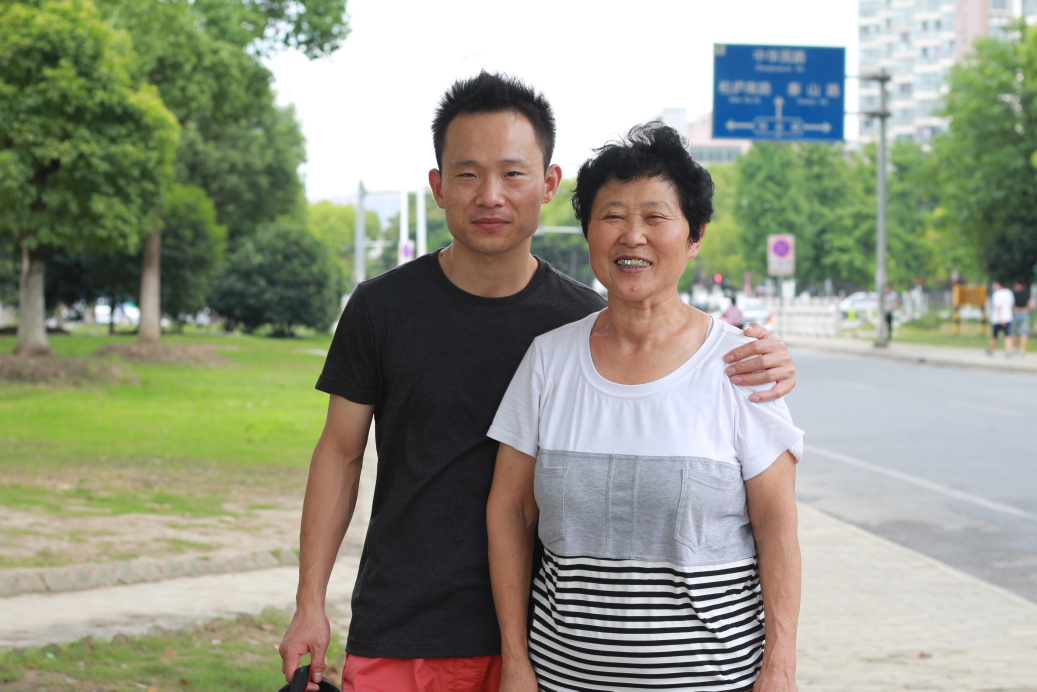
#> input picture Opencv-Python/人脸识别/test_data/IMG_1932.JPG, 5184 x 3456 px (shown at 1/5 size)
$ python -i face_recognition.py   (imports and definitions only)
#> lines starting #> are read from the running program, lines starting #| are printed output that depends on the picture; after the words box and inside, x2 and y2 are one past the last pixel; in counts of white or black regions, pixels touching at a corner belong together
#> further down, picture is the input picture: shape (3456, 5184, 3); mean B, G, R 133.6, 150.9, 147.9
# _*_ coding: utf-8 _*_
# @Time     : 2019/8/14 16:46
# @Author   : Ole211
# @Site     :
# @File     : face_recognition.py
# @Software : PyCharm

import os
import numpy as np
import cv2
import time


# 图片马赛克效果
def imageMosaic(img):
    w, h = img.shape[:2]
    step = 5
    for i in range(w - step):
        for j in range(h - step):
            if i % step == 0 and j % step == 0:
                for m in range(step):
                    for n in range(step):
                        img[i + m, j + n] = img[i, j]

    return img


# 人脸检测
def detect_face(img):
    gray = cv2.cvtColor(img, cv2.COLOR_BGR2GRAY)
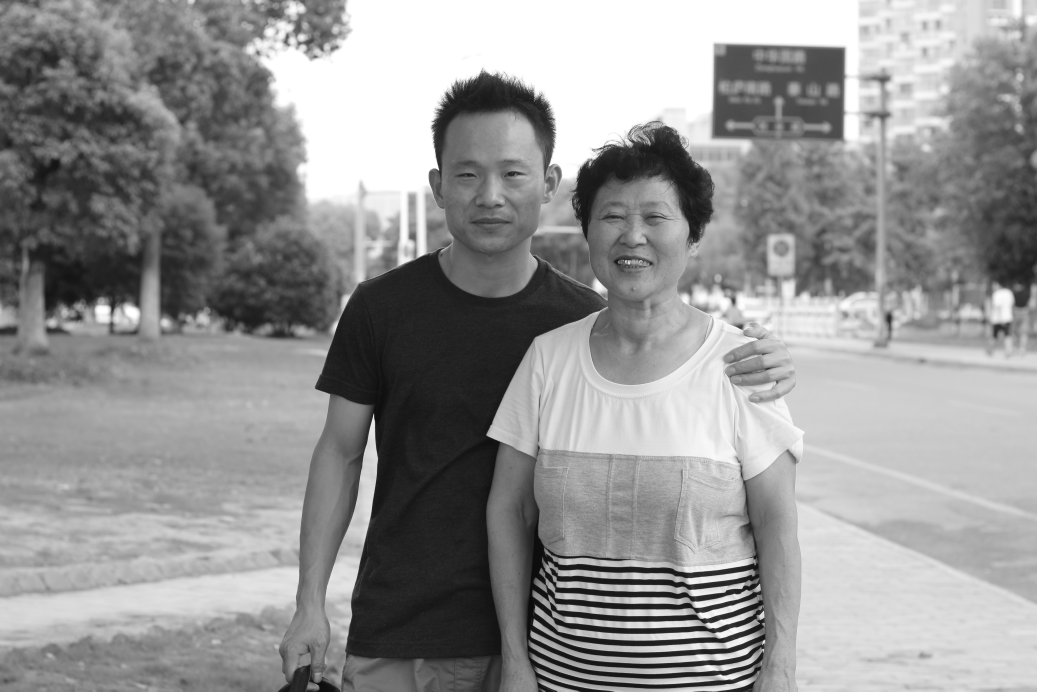
#> gray: shape (3456, 5184) (shown at 1/5 size); min 0, max 255, mean 148
    face_cascade = cv2.CascadeClassifier('./haarcascade_frontalface_default.xml')
    faces = face_cascade.detectMultiScale(gray, scaleFactor=1.2, minNeighbors=5)
#> faces = [[1722, 3277, 66, 66], [2918, 884, 523, 523], [2140, 626, 639, 639]]
    if len(faces) == 0:
        return None, None, None
    x, y, w, h = faces[0]
#> x = 1722; y = 3277; w = 66; h = 66
    return gray[y:y + w, x:x + h], faces[0], faces


def prepare_training_data(data_folder_path):
    dirs = os.listdir(data_folder_path)
    faces = []
    labels = []
    for dir_name in dirs:
        label = int(dir_name)
        subject_dir_path = data_folder_path + '/' + dir_name
        subject_images_names = os.listdir(subject_dir_path)
        for image_name in subject_images_names:
            image_path = subject_dir_path + '/' + image_name
            image = cv2.imread(image_path)
            image = cv2.resize(image, (520, 340))
            cv2.imshow('Training on image...', image)
            cv2.waitKey(10)
            face, rect, _ = detect_face(image)
            if face is not None:
                faces.append(face)
                labels.append(label)
    cv2.waitKey(1)
    cv2.destroyAllWindows()
    return faces, labels


def draw_rectangle(img, rect):
    x, y, w, h = rect
    cv2.rectangle(img, (x, y), (x + w, y + h), (150, 150, 0), 2)


def paint_chinese_opencv(img, chinese, position, fontsize, color):  # opencv输出中文
    from PIL import Image, ImageFont, ImageDraw
    img_PIL = Image.fromarray(cv2.cvtColor(img, cv2.COLOR_BGR2RGB))  # 图像从OpenCV格式转换成PIL格式
    font = ImageFont.truetype('./simhei.ttf', fontsize, encoding="utf-8")
    # color = (255,0,0) # 字体颜色
    # position = (100,100)# 文字输出位置
    draw = ImageDraw.Draw(img_PIL)
    draw.text(position, chinese, font=font, fill=color)  # PIL图片上打印汉字 # 参数1：打印坐标，参数2：文本，参数3：字体颜色，参数4：字体
    img = cv2.cvtColor(np.asarray(img_PIL), cv2.COLOR_RGB2BGR)  # PIL图片转cv2 图片
    cv2.imshow('PIL_opencv', img)


def draw_text(img, text, x, y):
    paint_chinese_opencv(img, text, (x, y), 28, (0, 150, 150))

    # cv2.putText(img, text, (x, y), cv2.FONT_HERSHEY_SIMPLEX, 1, (150, 150, 0), 2 )


# subjects = ['帅斌', '帅旗', '子轩', '妈']
subjects = ['shuaibin', 'shuaiqi', 'zixuan', 'ma']


def predict(test_img):
    img = test_img.copy()
    _, _, faces = detect_face(img)
    for face in faces:
        x, y, w, h = face
        cv2.rectangle(img, (x, y), (x + w, y + h), (0, 150, 150), 5)
        face_rect = img[y:y + w, x:x + h]
        # 马赛克化
        face_rect = imageMosaic(face_rect)
        face_rect = cv2.cvtColor(face_rect, cv2.COLOR_BGR2GRAY)
        label = face_recognizer.predict(face_rect)
        label_text = subjects[label[0]]
        cv2.putText(img, label_text, (x, y), cv2.FONT_HERSHEY_SIMPLEX, 1, (150, 150, 0), 2)
#> this loop made 1 pass
#> pass 1, in predict, `face_rect = img[y:y + w, x:x + h]`:
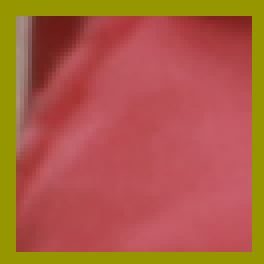
#> face_rect: shape (66, 66, 3) (shown 4 times larger); mean B, G, R 67.2, 92.6, 173.7
#> pass 1, in predict, `face_rect = imageMosaic(face_rect)`:
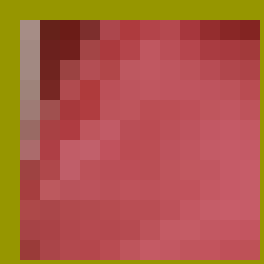
#> face_rect: shape (66, 66, 3) (shown 4 times larger); mean B, G, R 69.6, 90.9, 174
#> pass 1, in predict, `face_rect = cv2.cvtColor(face_rect, cv2.COLOR_BGR2GRAY)`:
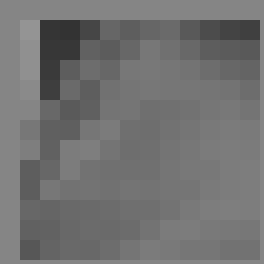
#> face_rect: shape (66, 66) (shown 4 times larger); min 51, max 148, mean 113.3
        # [8 lines of commented-out code are left out]

    return img


# [19 lines not run here, left out]

>>> import cv2
>>> picture = cv2.imread('test_data/IMG_1932.JPG')
#> (the run stopped early here; a loop or call above may not have finished)

$ run again, on Opencv-Python/人脸识别/test_data/IMG_1946.JPG
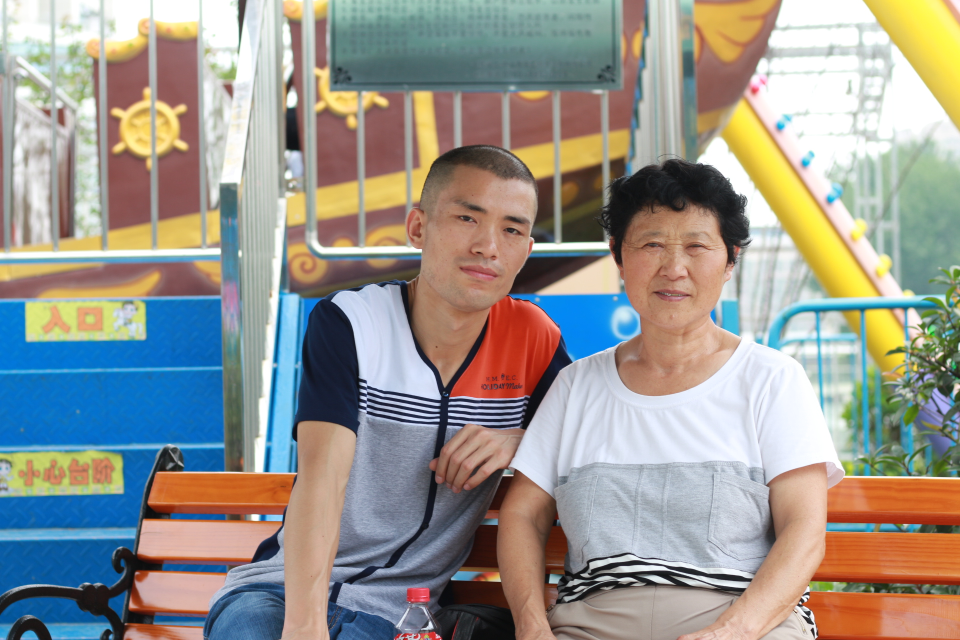
#> input picture Opencv-Python/人脸识别/test_data/IMG_1946.JPG, 1920 x 1280 px (shown at 1/2 size)
#> picture is the input picture: shape (1280, 1920, 3); mean B, G, R 143.9, 150.6, 153.5
#> in detect_face, `faces = face_cascade.detectMultiScale(gray, scaleFactor=1.2, minNeighb..`: faces = [[1540, 507, 76, 76], [1240, 414, 213, 213], [847, 344, 259, 259]]
#> in detect_face, `x, y, w, h = faces[0]`: x = 1540; y = 507; w = 76
#> the loop in predict, `for face in faces:` made 1 pass
#> pass 1, in predict, `face_rect = img[y:y + w, x:x + h]`:
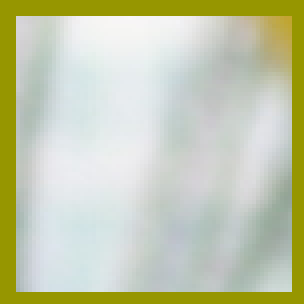
#> face_rect: shape (76, 76, 3) (shown 4 times larger); mean B, G, R 172.8, 201.8, 196.5
#> after the loop in predict, `for face in faces:`:
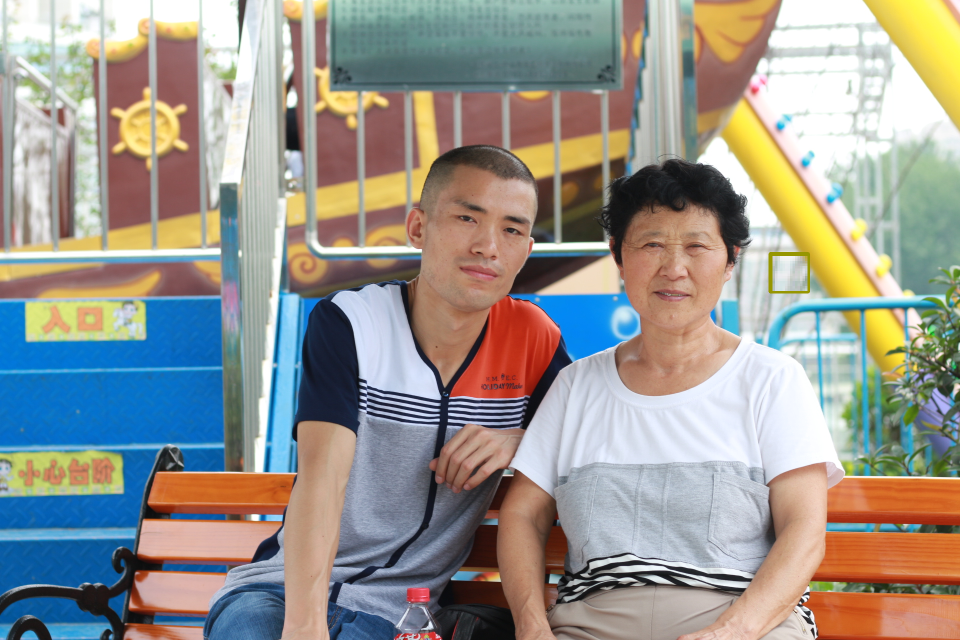
#> img: shape (1280, 1920, 3) (shown at 1/2 size); 0.27% of pixels changed, all inside (x1, y1, x2, y2) = (1537, 504, 1620, 587)

$ run again, on Opencv-Python/人脸识别/test_data/IMG_1947.JPG
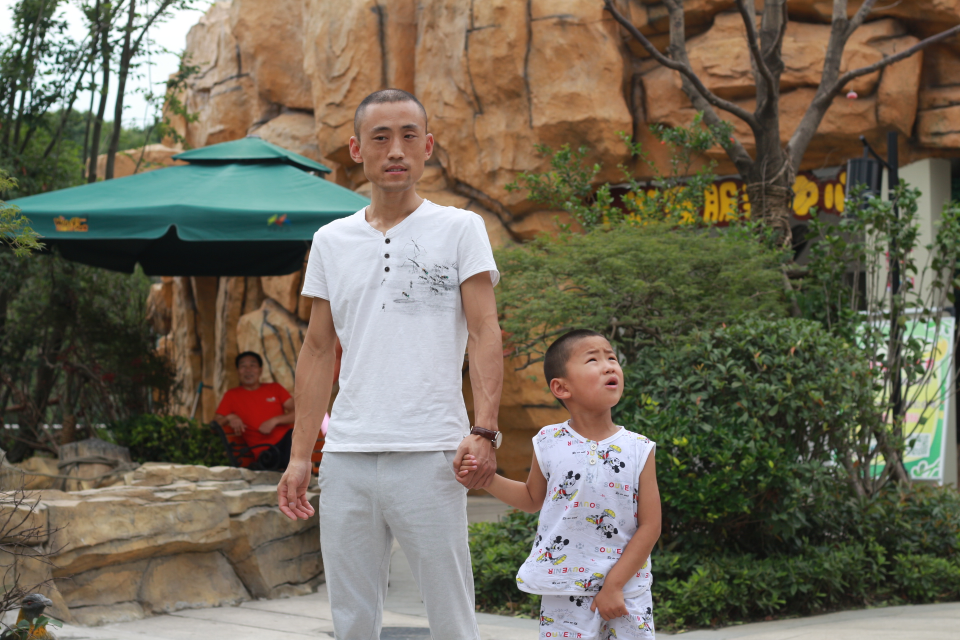
#> input picture Opencv-Python/人脸识别/test_data/IMG_1947.JPG, 1920 x 1280 px (shown at 1/2 size)
#> picture is the input picture: shape (1280, 1920, 3); mean B, G, R 89.7, 106.3, 113.2
#> in detect_face, `gray = cv2.cvtColor(img, cv2.COLOR_BGR2GRAY)`:
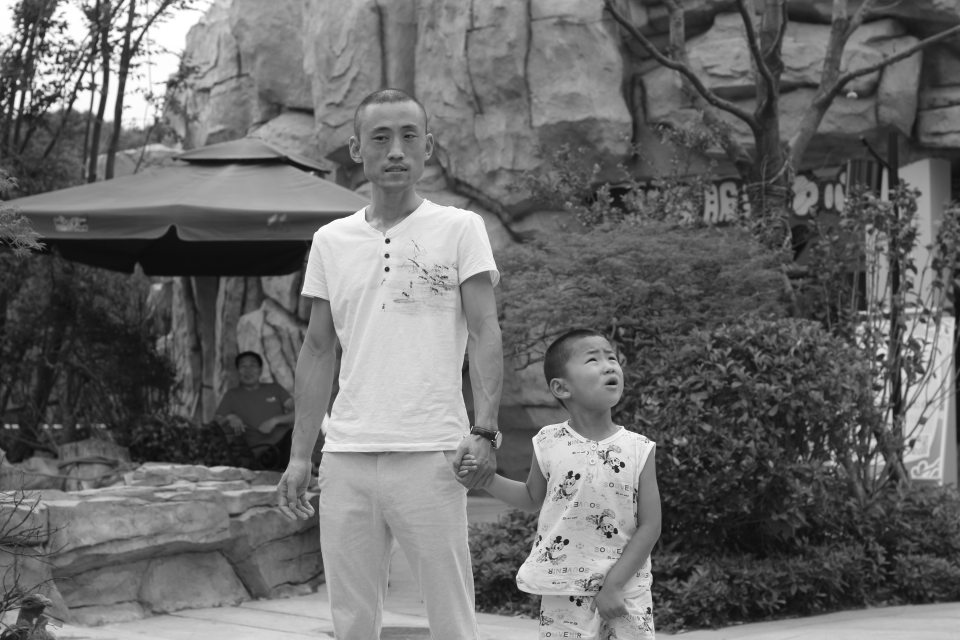
#> gray: shape (1280, 1920) (shown at 1/2 size); min 10, max 255, mean 106.4
#> in detect_face, `faces = face_cascade.detectMultiScale(gray, scaleFactor=1.2, minNeighb..`: faces = [[470, 712, 52, 52], [249, 30, 68, 68], [1132, 664, 137, 137], [703, 209, 170, 170], [915, 799, 168, 168]]
#> in detect_face, `x, y, w, h = faces[0]`: x = 470; y = 712; w = 52
#> the loop in predict, `for face in faces:` made 1 pass
#> after the loop in predict, `for face in faces:`:
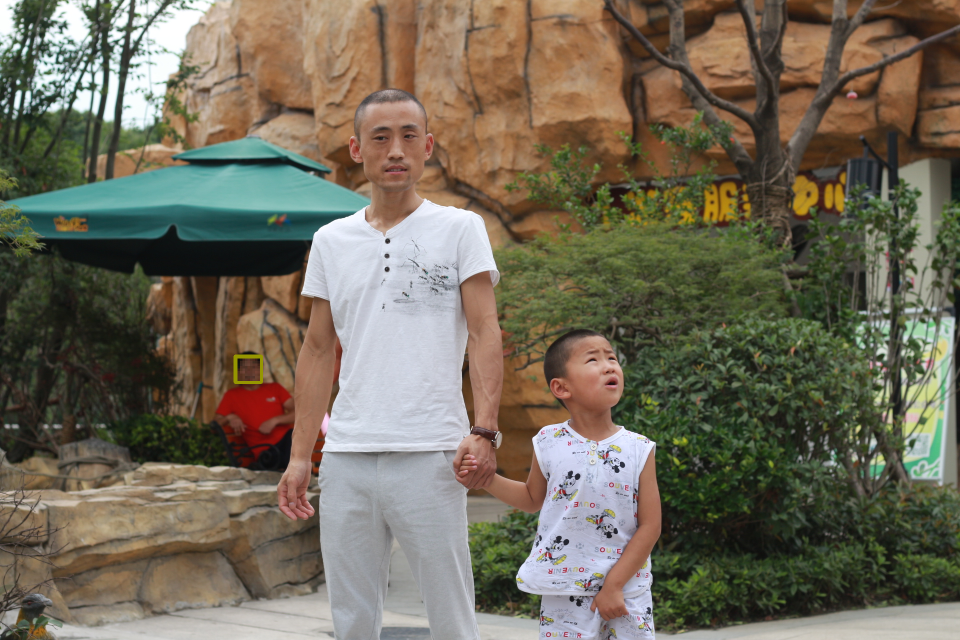
#> img: shape (1280, 1920, 3) (shown at 1/2 size); 0.14% of pixels changed, all inside (x1, y1, x2, y2) = (467, 709, 526, 768)

$ run again, on Opencv-Python/人脸识别/test_data/IMG_1949.JPG
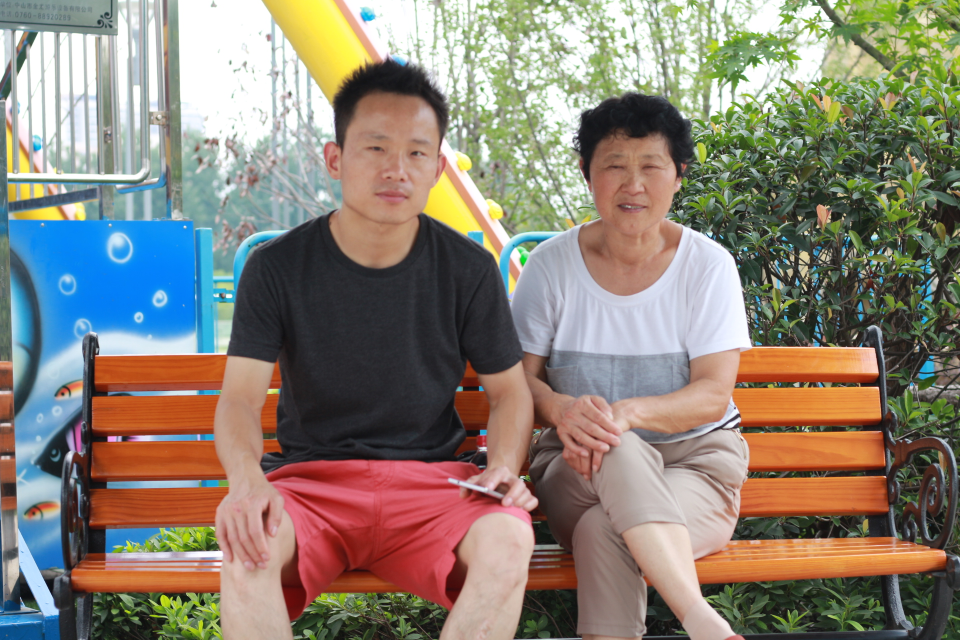
#> input picture Opencv-Python/人脸识别/test_data/IMG_1949.JPG, 1920 x 1280 px (shown at 1/2 size)
#> picture is the input picture: shape (1280, 1920, 3); mean B, G, R 117.6, 130.2, 139
#> in detect_face, `gray = cv2.cvtColor(img, cv2.COLOR_BGR2GRAY)`:
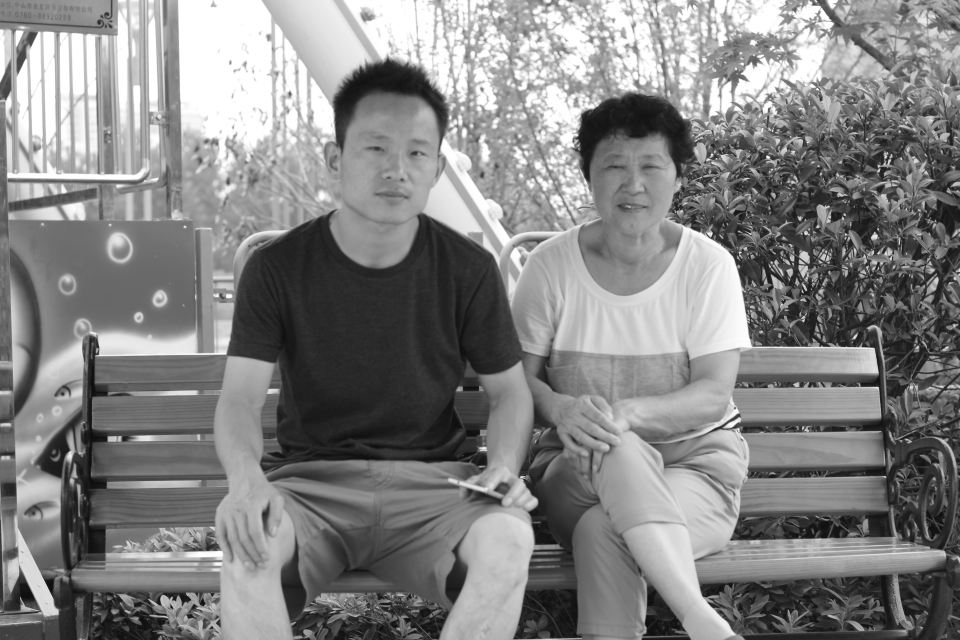
#> gray: shape (1280, 1920) (shown at 1/2 size); min 12, max 255, mean 131.4
#> in detect_face, `faces = face_cascade.detectMultiScale(gray, scaleFactor=1.2, minNeighb..`: faces = [[1270, 103, 49, 49], [1166, 264, 189, 189], [679, 217, 220, 220]]
#> in detect_face, `x, y, w, h = faces[0]`: x = 1270; y = 103; w = 49
#> the loop in predict, `for face in faces:` made 1 pass
#> after the loop in predict, `for face in faces:`:
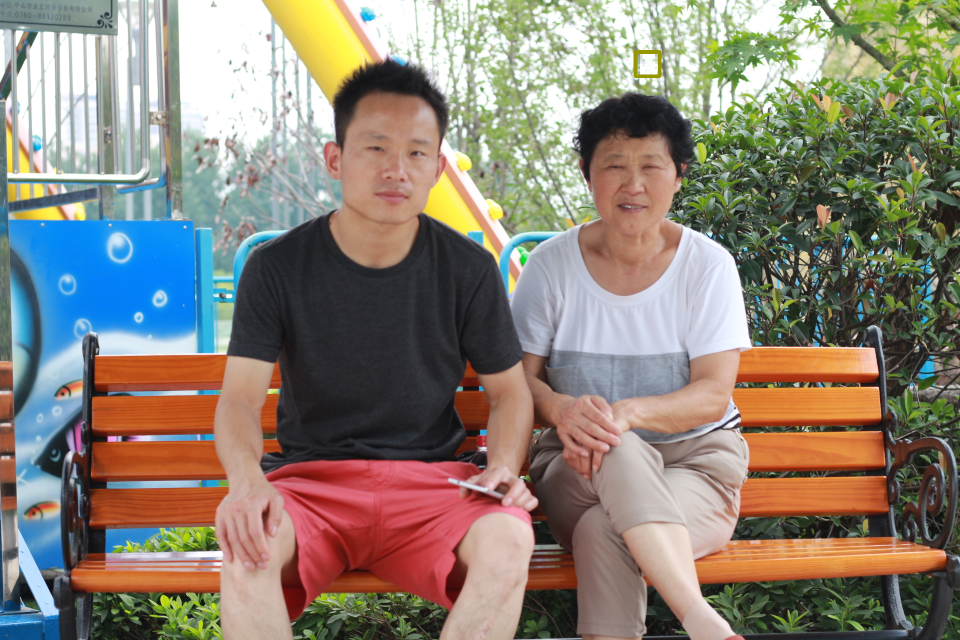
#> img: shape (1280, 1920, 3) (shown at 1/2 size); 0.12% of pixels changed, all inside (x1, y1, x2, y2) = (1267, 100, 1323, 156)
